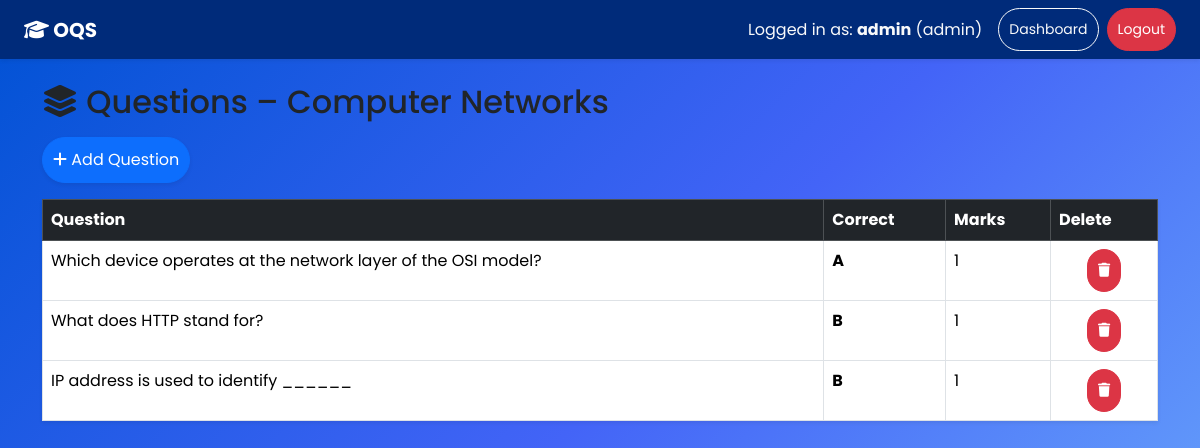
The page /questions/1 (signed in) on the database its author committed.
### app.py (models this page shows, shortened)
class User(db.Model, UserMixin):
    id = db.Column(db.Integer, primary_key=True)
    username = db.Column(db.String(80), unique=True, nullable=False)
    password_hash = db.Column(db.String(128), nullable=False)
    role = db.Column(db.String(20), nullable=False)  # 'admin', 'teacher', 'student'
    is_approved = db.Column(db.Boolean, default=True)  # teachers need approval

class Course(db.Model):
    id = db.Column(db.Integer, primary_key=True)
    name = db.Column(db.String(120), nullable=False)
    description = db.Column(db.Text, nullable=True)
    created_by_id = db.Column(db.Integer, db.ForeignKey('user.id'))
    created_by = db.relationship('User', backref='courses')

class Question(db.Model):
    id = db.Column(db.Integer, primary_key=True)
    course_id = db.Column(db.Integer, db.ForeignKey('course.id'), nullable=False)
    question_text = db.Column(db.Text, nullable=False)
    option_a = db.Column(db.String(200), nullable=False)
    option_b = db.Column(db.String(200), nullable=False)
    option_c = db.Column(db.String(200), nullable=False)
    option_d = db.Column(db.String(200), nullable=False)
    correct_option = db.Column(db.String(1), nullable=False)  # 'A','B','C','D'
    marks = db.Column(db.Integer, default=1)
    course = db.relationship('Course', backref='questions')

### app.py (the view)
@app.route('/questions/<int:course_id>')
@login_required
def view_questions(course_id):
    course = Course.query.get_or_404(course_id)
    questions = Question.query.filter_by(course_id=course_id).all()
    return render_template('question_form.html', mode='list', course=course, questions=questions)

### app.py (called while the page is built)
@login_manager.user_loader
def load_user(user_id):
    return User.query.get(int(user_id))

### templates/question_form.html
{% extends 'base.html' %} {% block content %} {% if mode == 'add' %}
<h2 class="mb-3">
  <i class="fa-solid fa-circle-question"></i> Add Question – {{ course.name }}
</h2>
<div class="card shadow p-4" style="max-width: 700px">
  <form method="POST">
    <div class="mb-3">
      <label class="form-label">Question Text</label>
      <textarea
        name="question_text"
        class="form-control"
        rows="3"
        required
      ></textarea>
    </div>
    <div class="row">
      <div class="col-md-6 mb-3">
        <label class="form-label">Option A</label>
        <input type="text" name="option_a" class="form-control" required />
      </div>
      <div class="col-md-6 mb-3">
        <label class="form-label">Option B</label>
        <input type="text" name="option_b" class="form-control" required />
      </div>
      <div class="col-md-6 mb-3">
        <label class="form-label">Option C</label>
        <input type="text" name="option_c" class="form-control" required />
      </div>
      <div class="col-md-6 mb-3">
        <label class="form-label">Option D</label>
        <input type="text" name="option_d" class="form-control" required />
      </div>
    </div>
    <div class="row mb-3">
      <div class="col-md-6">
        <label class="form-label">Correct Option</label>
        <select name="correct_option" class="form-select" required>
          <option value="A">A</option>
          <option value="B">B</option>
          <option value="C">C</option>
          <option value="D">D</option>
        </select>
      </div>
      <div class="col-md-6">
        <label class="form-label">Marks</label>
        <input
          type="number"
          name="marks"
          class="form-control"
          value="1"
          min="1"
          required
        />
      </div>
    </div>
    <button class="btn btn-success w-100">
      <i class="fa-solid fa-plus"></i> Add Question
    </button>
  </form>
</div>
{% else %}
<h2 class="mb-3">
  <i class="fa-solid fa-layer-group"></i> Questions – {{ course.name }}
</h2>
<a
  href="{{ url_for('add_question', course_id=course.id) }}"
  class="btn btn-primary mb-3 shadow-sm"
>
  <i class="fa-solid fa-plus"></i> Add Question
</a>
{% if questions %}
<table class="table table-bordered table-hover shadow-sm">
  <thead class="table-dark">
    <tr>
      <th>Question</th>
      <th>Correct</th>
      <th>Marks</th>
      <th>Delete</th>
    </tr>
  </thead>
  <tbody>
    {% for q in questions %}
    <tr>
      <td>{{ q.question_text }}</td>
      <td><strong>{{ q.correct_option }}</strong></td>
      <td>{{ q.marks }}</td>
      <td class="text-center">
        <a
          href="{{ url_for('delete_question', question_id=q.id) }}"
          class="btn btn-danger btn-sm"
        >
          <i class="fa-solid fa-trash"></i>
        </a>
      </td>
    </tr>
    {% endfor %}
  </tbody>
</table>
{% else %}
<p class="text-muted">No questions added yet. Click “Add Question”.</p>
{% endif %} {% endif %} {% endblock %}

### templates/base.html (shortened to what this page needs)
<!DOCTYPE html>
<html lang="en">
  <head>
    <link
      rel="stylesheet"
      href="https://cdn.jsdelivr.net/npm/bootstrap@5.3.2/dist/css/bootstrap.min.css"
    />
    <link
      rel="stylesheet"
      href="https://cdnjs.cloudflare.com/ajax/libs/font-awesome/6.5.0/css/all.min.css"
    />
    <link
      rel="stylesheet"
      href="{{ url_for('static', filename='style.css') }}"
    />
  </head>
  <body class="bg-blue-theme">
    <nav class="navbar navbar-expand-lg navbar-dark shadow-sm">
      <div class="container-fluid px-4">
        <a class="navbar-brand fw-bold" href="{{ url_for('home') }}">
          <i class="fa-solid fa-graduation-cap"></i> OQS
        </a>
        <div class="justify-content-end collapse navbar-collapse">
          {% if current_user.is_authenticated %}
          <span class="text-light me-3">
            Logged in as: <strong>{{ current_user.username }}</strong> ({{
            current_user.role }})
          </span>
          <a
            href="{{ url_for('home') }}"
            class="btn btn-outline-light btn-sm me-2"
            >Dashboard</a
          >
          <a href="{{ url_for('logout') }}" class="btn btn-danger btn-sm"
            >Logout</a
          >
          {% endif %}
        </div>
      </div>
    </nav>
    <div class="container py-4">
       {% block content %}{% endblock %}
    </div>
  </body>
</html>

### static/style.css (style rules this page uses)
body.bg-blue-theme { background: linear-gradient(135deg, #0052d4, #4364f7, #6fb1fc); min-height: 100vh; font-family: "Poppins", sans-serif; }
.navbar { background: #002b7a !important; }
.btn { border-radius: 30px !important; padding: 10px !important; }

### rows shown on the page
User: username "admin", role "admin"
Course: name "Computer Networks"
Question: question_text "Which device operates at the network layer of the OSI model?", correct_option "A", marks "1"
Question: question_text "What does HTTP stand for?", correct_option "B", marks "1"
Question: question_text "IP address is used to identify ______", correct_option "B", marks "1"
